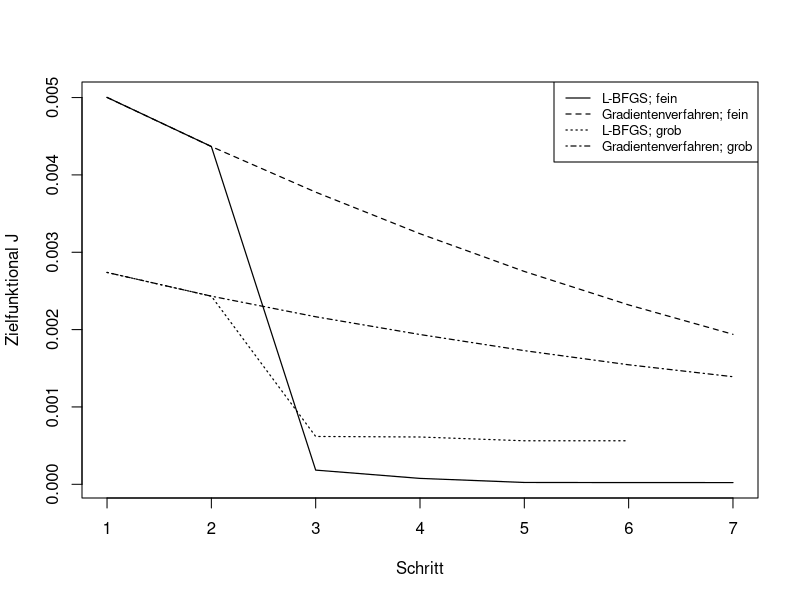

Source code (R):

#########################################
# ERSTER PLOT; CIRCLE VERFAHREN TARGETS #
#########################################

circle_gradient_target <- c(0.0027392312518675593,
                            0.0024321737839198285,
                            0.00216609858365016,
                            0.0019363686339932188,
                            0.0017279192047640764,
                            0.0015451085650981839,
                            0.0013908157764862428
                            )

circle_bfgs_target <- c(0.0027392312518675593,
                        0.0024321737839198285,
                        0.0006183524058802135,
                        0.0006114389863089016,
                        0.0005624478119306424,
                        0.0005624478119306424
                        )

circle_bfgs_target_fine <- c(0.0050020339613128795,
                             0.004366895286903954,
                             0.00018324673045683518,
                             7.60975106912989e-05,
                             2.3616979799604923e-05,
                             2.1998748836033196e-05,
                             2.191295116998402e-05
)

circle_gradient_target_fine <- c(0.0050020339613128795,
                                 0.004366895286903954,
                                 0.0037771025504782854,
                                 0.003239521554555098,
                                 0.002751875265986985,
                                 0.002319260464510079,
                                 0.0019390320730832149
)


plot(circle_bfgs_target_fine, type = "l", lty = 1, lwd = 1.2, xlab = "Schritt", ylab = "Zielfunktional J")
lines(circle_gradient_target_fine, type = "l", lty = 2, lwd = 1.2, col = "black")
lines(circle_bfgs_target, type = "l", lty = 3, lwd = 1.2, col = "black")
lines(circle_gradient_target, type = "l", lty = 4, lwd = 1.2, col = "black")
legend("topright", legend = c("L-BFGS; fein",
                              "Gradientenverfahren; fein",
                              "L-BFGS; grob",
                              "Gradientenverfahren; grob"),
       box.lty = 1, cex = 0.8, lty = c(1, 2, 3, 4), col = c("black", "black", "black", "black"), lwd = c(1.2, 1.2, 1.2, 1.2))


